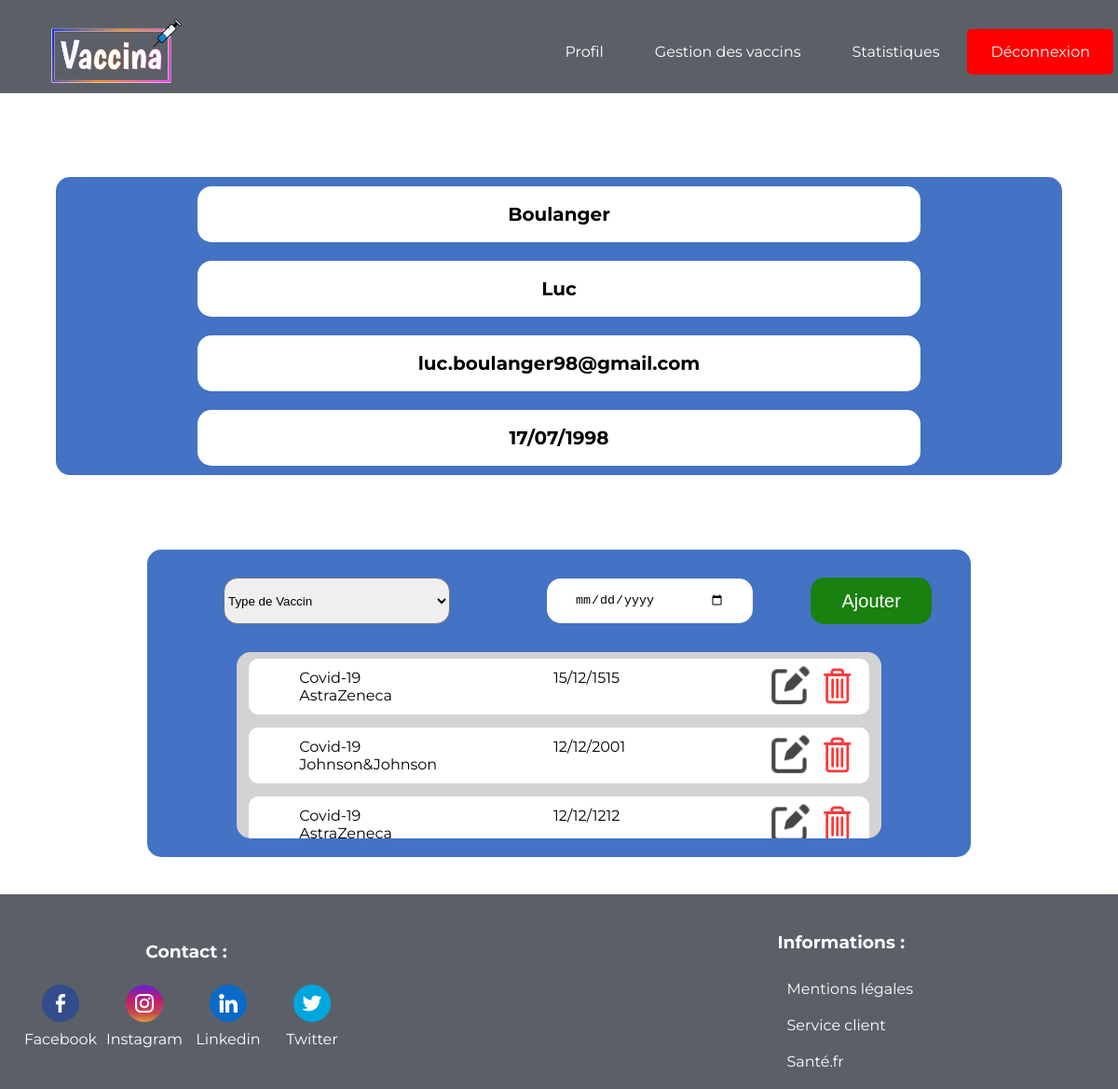
Page /carnetadmin.php (signed in) on the committed database.
### tables this page shows
CREATE TABLE `utilisateur` (
  `prenom` varchar(30) NOT NULL,
  `nom` varchar(30) NOT NULL,
  `email` varchar(60) NOT NULL,
  `password` varchar(60) NOT NULL,
  `role` varchar(30) NOT NULL,
  `id` int(11) NOT NULL,
  `date_de_naissance` date DEFAULT NULL
);

CREATE TABLE `vaccin` (
  `nomvaccin` varchar(50) NOT NULL,
  `date` date NOT NULL,
  `idvaccin` int(11) NOT NULL,
  `utilisateur_id` int(11) DEFAULT NULL
);

### carnetadmin.php (the view, shortened to what this page needs)
<?php
$pdo = new PDO('mysql:host=localhost;dbname=mon_carnet', "root", "root");
$requestvaccin = $pdo->prepare("SELECT * FROM `vaccin` JOIN utilisateur ON vaccin.utilisateur_id=utilisateur.id");
$requestvaccin->execute();
$vaccins = $requestvaccin->fetchAll();
$id = $_SESSION['id'];
$reqprofil = $pdo->prepare("SELECT * FROM utilisateur WHERE `id` = '$id'");
$reqprofil->execute();
$affprofil = $reqprofil->fetchAll();
if ($_SESSION["connected"] == true) {
?>
    <!DOCTYPE html>
    <html lang="en">
    <head>
        <link rel="stylesheet" href="carnet.css">
        <link rel="stylesheet" href="header.css">
        <link rel="stylesheet" href="footer.css">
    </head>
    <body>
        <?php include("headeradmincarnet.php") ?>
        <div class="carnet">
            <div class="infoperso">
                <h4 title="NOM"><?php echo $affprofil[0]["nom"] ?></h4>
                <h4 title="PRENOM"><?php echo $affprofil[0]["prenom"] ?></h4>
                <h4 class="infomail" title="E-MAIL"><?php echo $affprofil[0]["email"] ?></h4>
                <h4 title="DATE DE NAISSANCE"><?php echo date('d/m/Y', strtotime($affprofil[0]["date_de_naissance"])); ?></h4>
            </div>
            <div class="vaccin">
                <form action="" method="POST" class="ajoutvaccin">
                    <div class="select">
                        <select name="nom" class="typedevaccin">
                            <option value="">Type de Vaccin</option>
                        </select>
                    </div>
                    <div class="datevaccin  contour">
                        <input type="date" name="date" value="date du vaccin" title="Date du vaccin">
                    </div>
                    <input type="submit" class=" submit contour ajouter" value="Ajouter">
                </form>
                <div>
                    <div class="tableau">
                        <?php
                        foreach ($vaccins as $vaccin) {
                            if ($_SESSION['id'] == $vaccin['utilisateur_id']) { ?>
                                <table>
                                    <tr>
                                        <td>
                                            <div class="infovaccin">
                                                <p> <?php echo $vaccin['nomvaccin']; ?></p>
                                                <p> <?php echo date('d/m/Y', strtotime($vaccin['date']));; ?></p>
                                            </div>
                                            <div class="option-vaccin">
                                                <div class="button">
                                                    <?php echo ("<a   class='modif' href='modifier.php?nomvaccin=" . $vaccin['nomvaccin'] . "&date=" . $vaccin['date'] . "&id=" . $vaccin['idvaccin'] . "'><img  src='SM_icons/modify.png'/></a>"); ?>
                                                </div>
                                                <form action="" method="POST">
                                                    <div class="button supprimer">
                                                        <input type="image" class="delete" name="supprimer" src="SM_icons/trash.png">
                                                    </div>
                                                </form>
                                            </div>
                                        </td>
                                    </tr>
                                </table>
                        <?php
                            }
                        }
                        ?>
                    </div>
                </div>
            </div>
        </div>
        <?php include("footeradmin.php") ?>
    </body>
    </html>
<?php
} else {
    header('Location: accueil.php');
}
?>

### carnet.css (style rules this page uses)
h4 { font-size: 20px; background-color: #fff; color: black; padding: 10px; width: 70%; border-radius: 15px; margin: 10px auto; }
td { width: 97%; display: flex; align-items: center; margin: 5px auto; background-color: #fff; border-radius: 10px; height: 60px; }
table { width: 100%; }
.infoperso { background-color: #4472c4; display: flex; flex-direction: column; text-align: center; border-radius: 15px; color: #fff; line-height: 2; margin: 80px auto; width: 100%; }
.carnet { width: 90%; display: flex; flex-direction: column; margin-left: 5%; margin-right: 5%; margin-top: 10px; }
.infomail { overflow: auto; padding: 10px; }
.vaccin { width: 80%; margin: 0 auto; display: flex; flex-direction: column; background-color: #4472c4; border-radius: 15px; padding: 10px; }
.ajoutvaccin { width: 90%; display: flex; justify-content: space-around; align-items: center; padding: 20px; }
.ajoutvaccin { width: 100%; }
select { height: 50px; }
.datevaccin input { width: 90%; padding: 15px 30px; border-radius: 15px; border: none; }
.submit { background-color: #18810f; color: #fff; width: 15%; height: 50px; font-size: 20px; cursor: pointer; border: none; }
.tableau { background-color: lightgray; display: flex; flex-direction: column; align-items: center; border-radius: 15px; margin-top: 10px; margin-bottom: 10px; margin-left: 10%; margin-right: 10%; height: 200px; overflow: auto; width: 80%; }
.infovaccin { display: flex; width: 90%; justify-content: space-around; }
td img { width: 50px; }
.infovaccin p { width: 30%; }
.option-vaccin { display: flex; width: 20%; justify-content: center; }
.button { height: 40px; display: flex; align-items: center; }
input, .typedevaccin { border-radius: 15px; }

### header.css (style rules this page uses)
* { margin: 0; padding: 0; }
body { font-family: "Montserrat", sans-serif; }
a { text-decoration: none; color: #fff; }

### headeradmin.css (style rules this page uses)
* { margin: 0; padding: 0; }
body { font-family: "Montserrat", sans-serif; }
a { text-decoration: none; color: #fff; }

### rows in the picture
utilisateur: nom "Boulanger", prenom "Luc", email "luc.boulanger98@gmail.com", date_de_naissance "17/07/1998"
vaccin: nomvaccin "Covid-19 AstraZeneca", date "15/12/1515"
vaccin: nomvaccin "Covid-19 Johnson&Johnson", date "12/12/2001"
vaccin: nomvaccin "Covid-19 AstraZeneca", date "12/12/1212"
